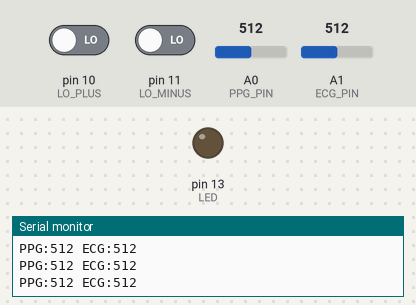
Bench run of a sketch on a simulated Arduino Uno, built with avr-gcc and run on an emulated ATmega328P. Shown: output pins drawn as LEDs (lit = HIGH), the last lines printed to the serial monitor. The inputs (shaded band) are chosen by the test bench; at power-on: A0 (PPG_PIN) = 512, pin 10 (LO_PLUS) LOW, pin 11 (LO_MINUS) LOW, A1 (ECG_PIN) = 512.

Above: at 1.2 s.
1.3 s: A0 (PPG_PIN) set to 564
2.8 s: A0 (PPG_PIN) set to 598
At 3.3 s:
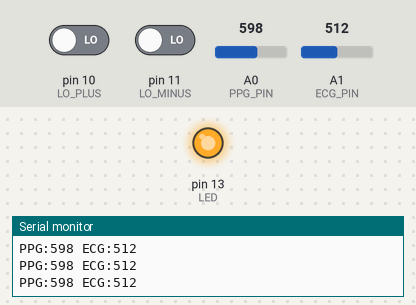
4.3 s: A0 (PPG_PIN) set to 570
At 5.3 s:
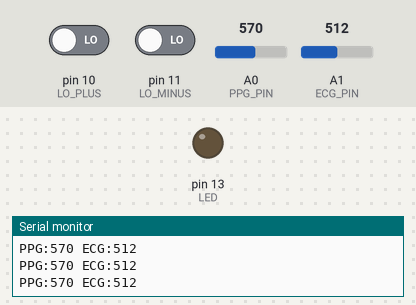
5.8 s: A0 (PPG_PIN) set to 590
At 6.7 s:
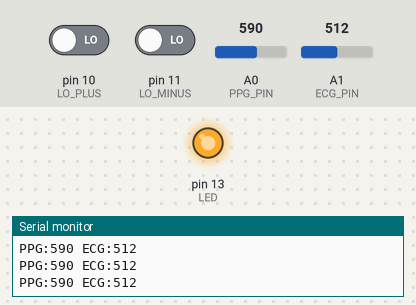
Timing chart, 0 to 8.3 s (numbered marks = the images above; inputs shaded):
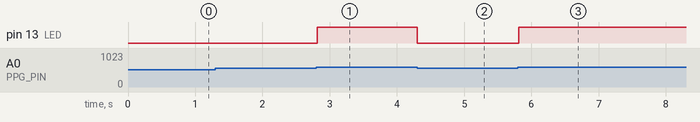

The sketch:

ARDUINO_ECG_PPG.ino
```cpp
// --------- Pin definitions ----------
const int PPG_PIN   = A0;        // Pulse sensor (purple wire)
const int ECG_PIN   = A1;        // AD8232 OUTPUT pin
const int LED       = LED_BUILTIN;

const int LO_PLUS   = 10;        // AD8232 LO+
const int LO_MINUS  = 11;        // AD8232 LO-

// --------- Variables ----------
int Threshold = 580;             // PPG threshold for LED beat indication

void setup() {
  pinMode(LED, OUTPUT);

  pinMode(LO_PLUS, INPUT);
  pinMode(LO_MINUS, INPUT);

  Serial.begin(115200);          // Use 115200 baud in Serial Plotter
}

void loop() {
  // ----- Read PPG (pulse sensor) -----
  int ppgSignal = analogRead(PPG_PIN);

  // LED on each heartbeat (same as your first code)
  if (ppgSignal > Threshold) {
    digitalWrite(LED, HIGH);
  } else {
    digitalWrite(LED, LOW);
  }

  // ----- Read ECG (AD8232) -----
  int ecgSignal = analogRead(ECG_PIN);

  // If leads are off, force ECG line to 0 so the plot is clear
  if (digitalRead(LO_PLUS) == HIGH || digitalRead(LO_MINUS) == HIGH) {
    ecgSignal = 0;
  }

  // ----- Send BOTH to Serial Plotter -----
  // Serial Plotter will show 2 lines: PPG and ECG
  Serial.print("PPG:");
  Serial.print(ppgSignal);
  Serial.print(" ECG:");
  Serial.println(ecgSignal);

  delay(20);   // ~50 samples/second for both
}
```

Measured:
- the behaviour switches between 580 and 581 on A0 (PPG_PIN) (found by bisection; images 0 and 1)
- after the input at 2.8 s, pin 13 (LED): LOW → HIGH at once
- after the input at 4.3 s, pin 13 (LED): HIGH → LOW at once
- after the input at 5.8 s, pin 13 (LED): LOW → HIGH at once
